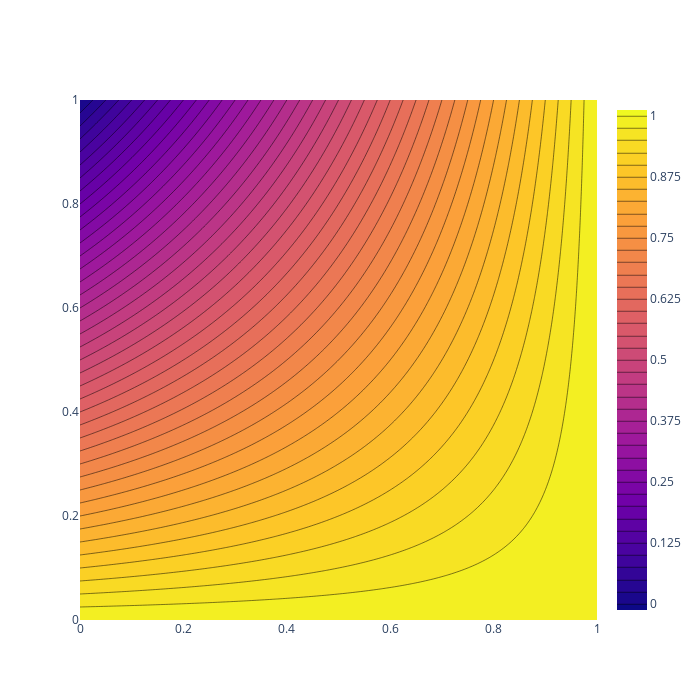

Source (notebook cell):
### Code cell
def t6(x,y):
    return 1-y+x*y
T6 = FuzzyUnitTnorm(t6)
f61 = T6.contour_plot_operator(points,points)

### Figure 1 — Plotly figure (JSON) as saved in the notebook; plotly's stock layout.template omitted (floating-point values rounded to 4 significant figures; data arrays with more than 128 entries replaced by an {"elided": "..."} marker saying what was removed)
{"data": [{"contours": {"end": 1, "size": 0.025, "start": 0}, "x": {"elided": "200 float values"}, "y": {"elided": "200 float values"}, "z": {"elided": "200x200 float values"}, "type": "contour"}], "layout": {"scene": {"xaxis": {"title": {"text": "X"}, "nticks": 3, "range": [0, 1]}, "yaxis": {"title": {"text": "Y"}, "nticks": 3, "range": [0, 1]}}, "autosize": true, "width": 700, "height": 700}}
